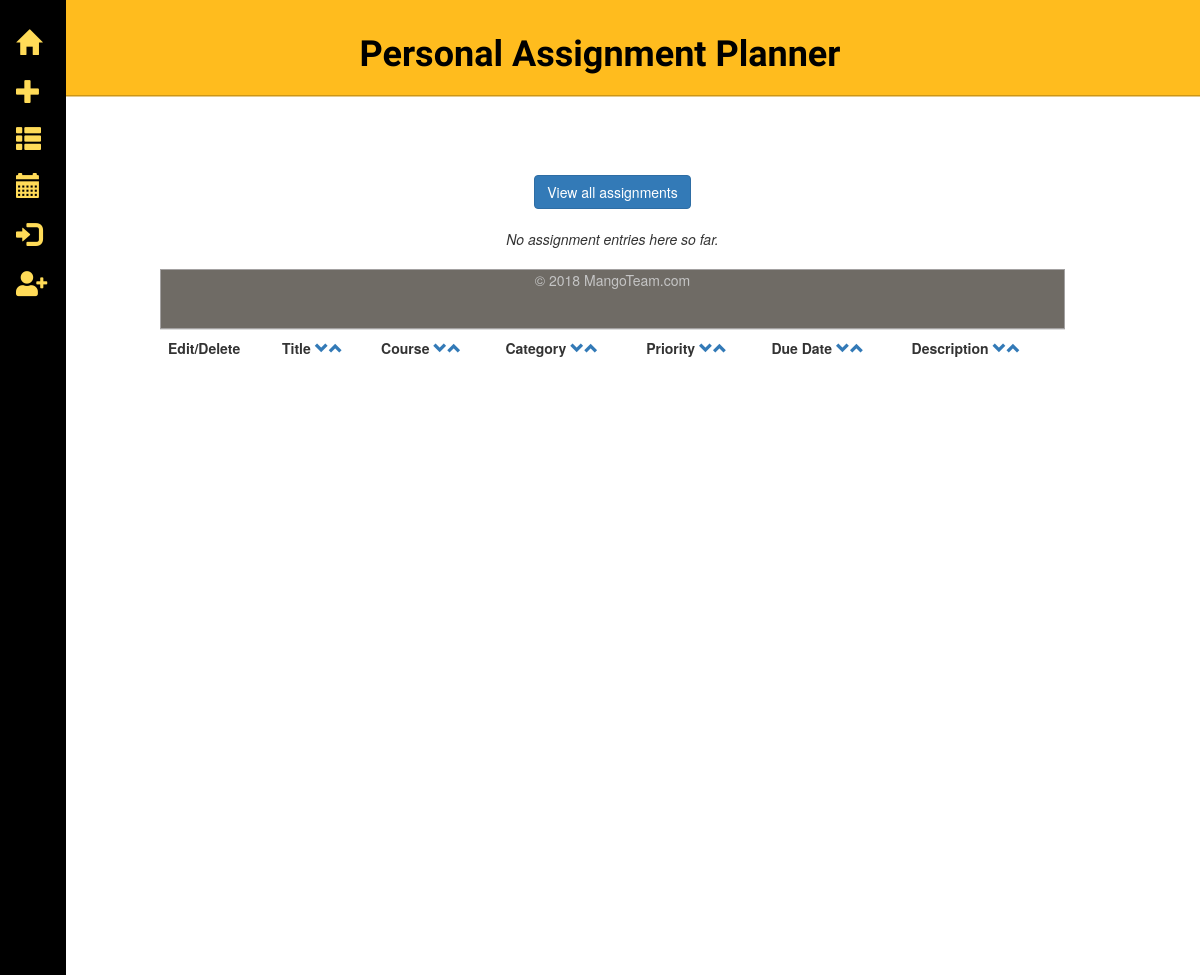
/full_view?id=2, run on an earlier commit of the app's database.
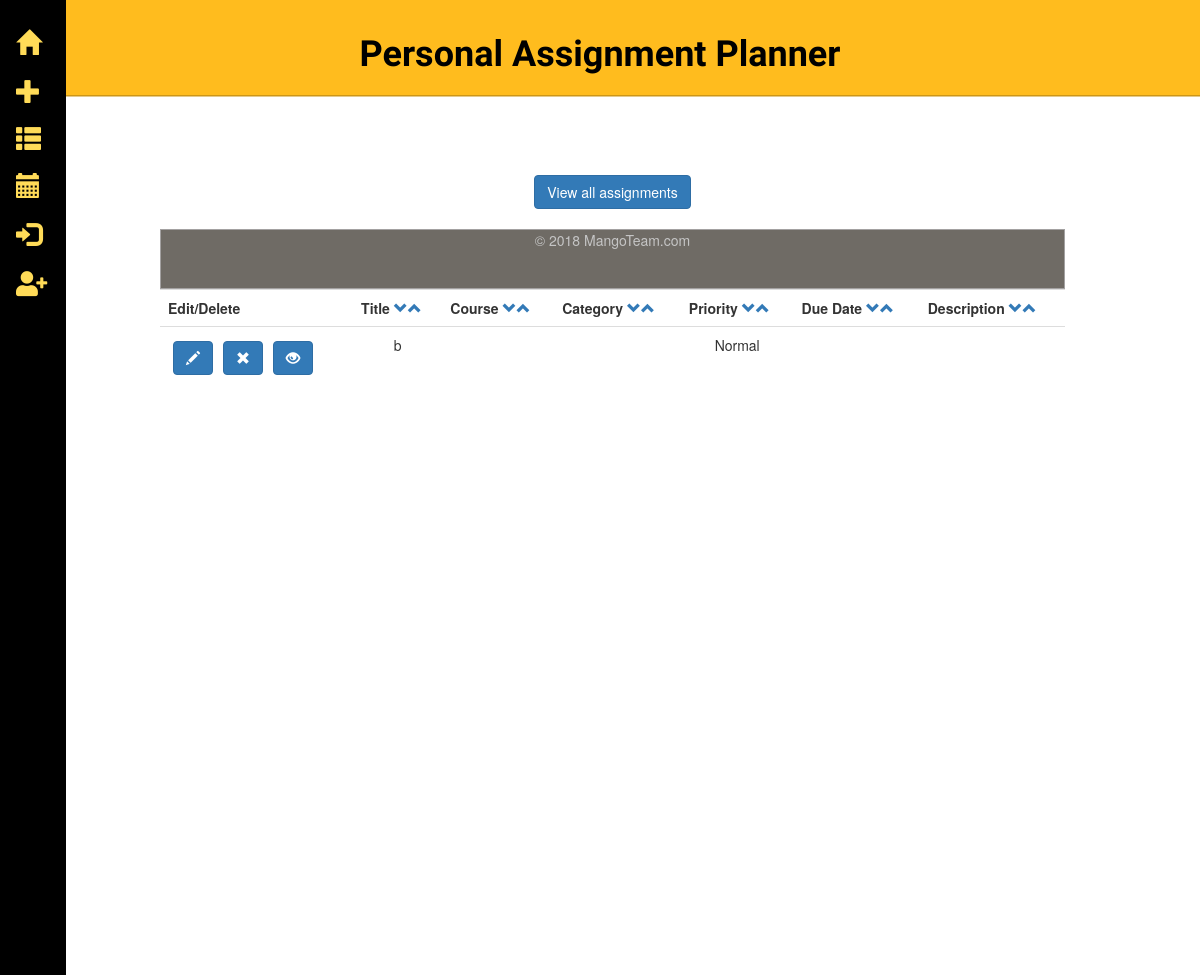
And on a later commit of the database.
### tables this page shows
CREATE TABLE assignments (
  id integer primary key autoincrement,
  username text not null,
  title text not null,
  course text not null,
  category text not null,
  priority text not null,
  duedate text not null,
  description text not null
);

### app.py (the view)
@app.route('/full_view', methods=['GET'])
def full_view():
    db = get_db()
    cur = db.execute('select * from assignments where id = ?', [request.args['id']])
    assignments = cur.fetchall()
    return render_template('full_view.html', assignments=assignments)

### app.py (called while the page is built)
def connect_db():
    rv = sqlite3.connect(app.config['DATABASE'])
    rv.row_factory = sqlite3.Row
    return rv

def get_db():
    if not hasattr(g, 'sqlite_db'):
        g.sqlite_db = connect_db()
    return g.sqlite_db

### templates/full_view.html (shortened to what this page needs)
{% extends "layout_template.html" %}
{% block body %}
<a href="./assignments"><button type="button" class="btn btn-primary">View all assignments</button></a>
<br><br>
    <table class="table">
            <tr>
                <th>Edit/Delete </th>
                <th>Title <a href="/?sort=title"><span class="glyphicon glyphicon-chevron-down arrow"></span></a><a href="/?arrange=title"><span class="glyphicon glyphicon-chevron-up arrow"></span></a></th>
                <th>Course <a href="/?sort=course"><span class="glyphicon glyphicon-chevron-down arrow"></span></a><a href="/?arrange=course"><span class="glyphicon glyphicon-chevron-up arrow"></span></a></th>
                <th>Category <a href="/?sort=category"><span class="glyphicon glyphicon-chevron-down arrow"></span></a><a href="/?arrange=category"><span class="glyphicon glyphicon-chevron-up arrow"></span></a></th>
                <th>Priority <a href="/?sort=category"><span class="glyphicon glyphicon-chevron-down arrow"></span></a><a href="/?arrange=category"><span class="glyphicon glyphicon-chevron-up arrow"></span></a></th>
                <th>Due Date <a href="/?sort=duedate"><span class="glyphicon glyphicon-chevron-down arrow"></span></a><a href="/?arrange=duedate"><span class="glyphicon glyphicon-chevron-up arrow"></span></a></th>
                <th>Description <a href="/?sort=description"><span class="glyphicon glyphicon-chevron-down arrow"></span></a><a href="/?arrange=description"><span class="glyphicon glyphicon-chevron-up arrow"></span></a></th>
            </tr>
            {% for assignment in assignments %}
                {% if assignment.priority == "Critical": %}
                <tr class="critical">
                {% elif assignment.priority == "High": %}
                <tr class="high">
                {% elif assignment.priority == "Normal": %}
                <tr class="normal">
                {% elif assignment.priority == "Low": %}
                <tr class="low">
                {% else %}
                <tr>
                {% endif %}
                        <td>
                            <form action="{{ url_for('edit_entry') }}" method="get" class="inline">
                                <button type="submit" class="btn btn-primary glyphicon glyphicon-pencil"></button>
                            </form>
                            <form action="{{ url_for('del_assignment') }}" method="post" class="inline">
                                <button type="submit" class="btn btn-primary glyphicon glyphicon-remove"></button>
                            </form>
                            <form action="{{ url_for('full_view') }}" method="get" class="inline">
                                <button type="submit" class="btn btn-primary glyphicon glyphicon-eye-open"></button>
                            </form>
                        </td>
                        <td>{{ assignment.title }}</td>
                        <td>{{ assignment.course }}</td>
                        <td>{{ assignment.category }}</td>
                        <td>{{ assignment.priority }}</td>
                        <td>{{ assignment.duedate }}</td>
                        <td>{{ assignment.description | safe }}</td>
                 </tr>
            {% else %}
                <em>No assignment entries here so far.</em>
                <br><br>
            {% endfor %}
{% endblock %}

### templates/layout_template.html (shortened to what this page needs)
<!doctype html>
<html lang="en">
<head>
    <link rel="stylesheet" href="https://use.fontawesome.com/releases/v5.5.0/css/all.css">
    <link rel="stylesheet" href="https://stackpath.bootstrapcdn.com/bootstrap/4.1.3/css/bootstrap.min.css">
    <link rel="stylesheet" href="https://maxcdn.bootstrapcdn.com/bootstrap/3.3.7/css/bootstrap.min.css">
      <link rel="stylesheet" href="https://stackpath.bootstrapcdn.com/bootstrap/4.1.3/css/bootstrap.min.css">
      <link rel="stylesheet" href="http://maxcdn.bootstrapcdn.com/bootstrap/3.3.4/css/bootstrap.min.css">
      <link rel="stylesheet" type="text/css" href="{{ url_for('static', filename='homepage.css') }}">
      <link rel="stylesheet" type="text/css" href="{{ url_for('static', filename='style.css') }}">
</head>
<body>
        <div class="sidenav">
            <a href="./homepage" title="Home">
                <span class="glyphicon glyphicon-home"></span>
            </a>
            <a href="./add" title=" Add Assignment">
                <span class="glyphicon glyphicon-plus"></span>
            </a>
            <a href="./assignments" title="View Schedule">
                <span class="glyphicon glyphicon-th-list"></span>
            </a>
            <a href="./calendar" title="View Calendar">
                <span class="glyphicon glyphicon-calendar"></span>
            </a>
            {% if not session.get('logged_in') %}
            <a href="./login" title="Log In">
                <span class="glyphicon glyphicon-log-in"></span>
            </a>
            <a href="./signup" title="Create Account">
                <i class="fas fa-user-plus"></i>
            </a>
            {% else %}
            <a href="{{ url_for('logout') }}" title="Log Out">
                <span class="glyphicon glyphicon-log-out"></span>
            </a>
            {% endif %}
        </div>
        <h1 class="mainHead">Personal Assignment Planner</h1>
        <br><br>
        <br><br>
        <div class="container text-center">
          {% block body %}{% endblock %}
        </div>
      <footer class="mastfoot mt-auto">
        <div class="inner">
            <p>&copy; 2018 MangoTeam.com<p>
        </div>
      </footer>
</body>
</html>

### static/homepage.css (style rules this page uses)
a, a:focus, a:hover { padding: .25rem 0 }
html, body { height: 100%; background-color: #fff; }
.sidenav { height: 100%; width: 66px; position: fixed; z-index: 1; top: 0; left: 0; background-color:black; border-bottom-color: rgba(255, 255, 255, .25); overflow-x: hidden; padding-top: 20px; }
.sidenav a { padding: 6px 8px 6px 16px; text-decoration: none; font-size: 25px; color: #ffdb58; display: block; }
.container { position: relative; width: 80%; padding-left: 40px; height: 100%; }
.mainHead { margin: 0; min-width: 180px; padding: 35px 20px 20px 20px; font-weight: 700; font-family: 'Charmonman', cursive; text-decoration: none; text-align: center; box-shadow: 0 1.5px 0 #CC9618; transition: opacity .3s ease-in-out; color: black; background-color: #FFBC1E; border: 0 none; }

### static/style.css (style rules this page uses)
.inline { float: left; padding: 5px; }
.mastfoot { clear: both; border: 1px groove #A3A1A1; background: #6F6B65; color: #C5C5C5; padding: 0; text-align: center; vertical-align: middle; line-height: normal; margin: 0; bottom: 0px; width: 100%; height: 60px; }

What changed in the data, as far as the page shows it:
added assignments: title "b", priority "Normal"
Also different on the page:
text no longer shown: "No assignment entries here so far."
